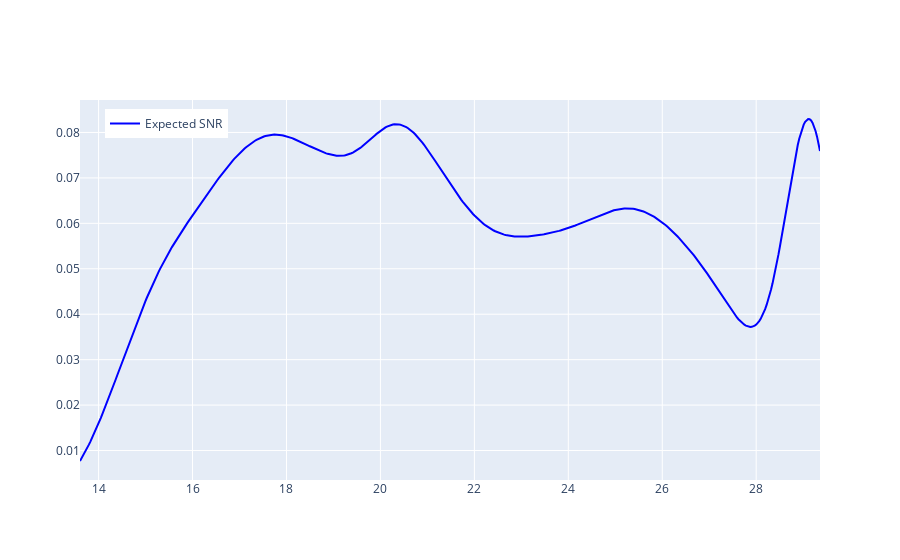

Notebook cell for this chart:
### Code cell
# Group data together
hist_data = [snr_totals_sol,]
colors=['blue']
group_labels = ['Expected SNR']

# Create distplot with custom bin_size
fig = ff.create_distplot(hist_data, group_labels, show_hist=False, show_rug=False,colors=colors)
fig.update_layout(legend=dict(
    orientation="h",
    yanchor="bottom",
    y=0.9,
    xanchor="right",
    x=0.2
))
fig.show()

### Figure 1 — Plotly figure (JSON) as saved in the notebook; plotly's stock layout.template omitted (floating-point values rounded to 4 significant figures; data arrays with more than 128 entries replaced by an {"elided": "..."} marker saying what was removed)
{"data": [{"legendgroup": "Expected SNR", "marker": {"color": "blue"}, "mode": "lines", "name": "Expected SNR", "showlegend": true, "type": "scatter", "x": {"elided": "500 float values"}, "xaxis": "x", "y": {"elided": "500 float values"}, "yaxis": "y"}], "layout": {"barmode": "overlay", "hovermode": "closest", "legend": {"orientation": "h", "traceorder": "reversed", "x": 0.2, "xanchor": "right", "y": 0.9, "yanchor": "bottom"}, "xaxis": {"anchor": "y2", "domain": [0, 1], "zeroline": false}, "yaxis": {"anchor": "free", "domain": [0, 1], "position": 0}}}
